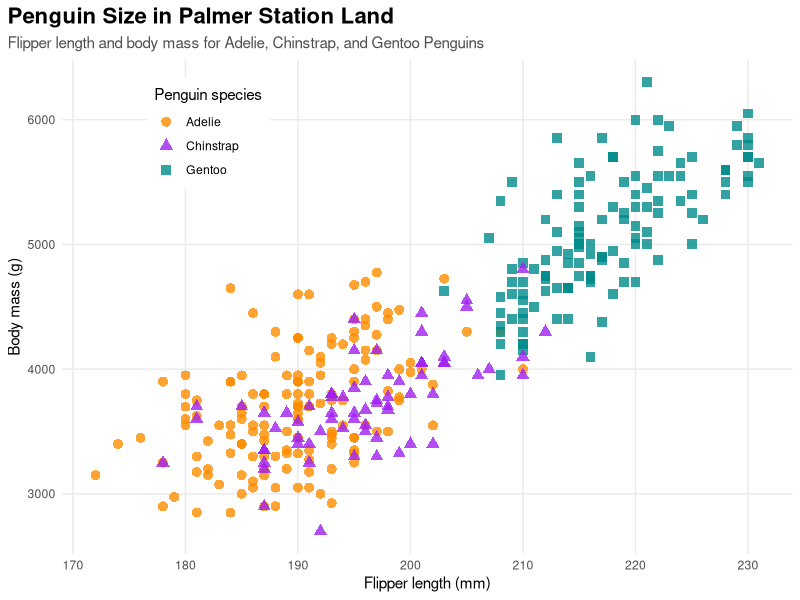

Write the R code that produced this figure.
## ---- chunk 1
library(tidyverse)
library(palmerpenguins)
## ---- chunk 2
#| warning: false
#| message: false
#| fig-alt: "Scatter plot of flipper length vs body mass for three penguin species: Adelie (orange), Chinstrap (purple), and Gentoo (blue-green). There is a positive correlation between flipper length and body mass, with Gentoo penguins being noticeably larger."

penguins %>%
  filter(!is.na(flipper_length_mm), !is.na(body_mass_g), !is.na(species)) %>%
  ggplot(aes(x = flipper_length_mm, y = body_mass_g)) +
  geom_point(aes(color = species, shape = species),
             size = 3, alpha = 0.8) +
  scale_color_manual(values = c("Adelie" = "darkorange", "Chinstrap" = "purple", "Gentoo" = "cyan4")) +
  labs(title = "Penguin Size in Palmer Station Land",
       subtitle = "Flipper length and body mass for Adelie, Chinstrap, and Gentoo Penguins",
       x = "Flipper length (mm)",
       y = "Body mass (g)",
       color = "Penguin species",
       shape = "Penguin species") +
  theme_minimal() +
  theme(
    legend.position = c(0.2, 0.85),
    legend.background = element_rect(fill = "white", color = NA),
    plot.title.position = "plot",
    plot.title = element_text(face = "bold", size = 16),
    plot.subtitle = element_text(size = 11, color = "grey30"),
    panel.grid.minor = element_blank()
  )
